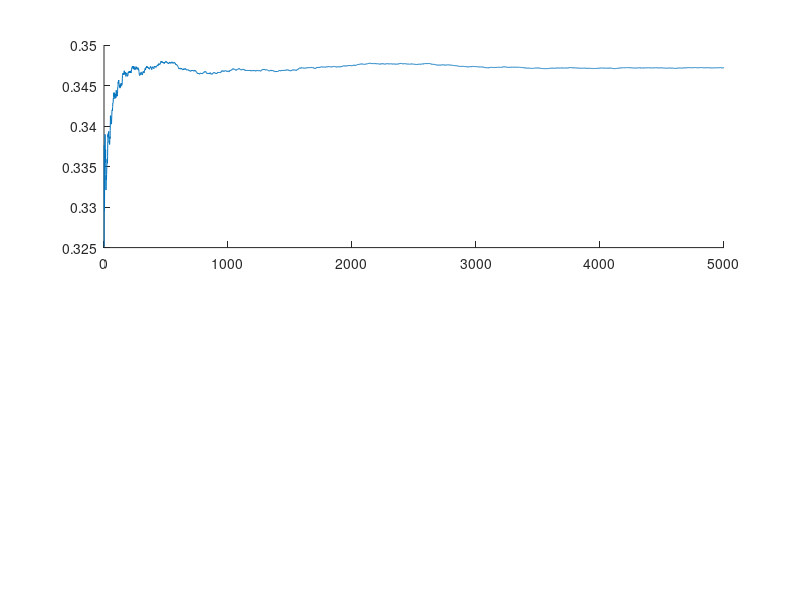

Here is the MATLAB script that generated this plot: (Note: this script raises an error after producing the figure.)
% just desperately trying to get lln to work
% Andrew 2021 12

Nport = 500;
Nsimmax = 5000;
scale = 0.5;



clf;

for i = 1:20
    
    mu = exprnd(scale, Nport, Nsimmax);

    medmu = median(mu,1);
    meanmedmu = cumsum(medmu)./(1:Nsimmax);

    meanmu = mean(mu,1);
    meanmeanmu = cumsum(meanmu)./(1:Nsimmax);


    subplot(2,1,1); hold on;
    plot(meanmedmu)
    medtheory = log(2) * scale;
    hline(medtheory);
    ylim(medtheory + [-0.01 0.01])


    subplot(2,1,2); hold on;
    plot(meanmeanmu)
    medtheory = scale;
    hline(medtheory);
    ylim(medtheory + [-0.01 0.01])

end

%%

